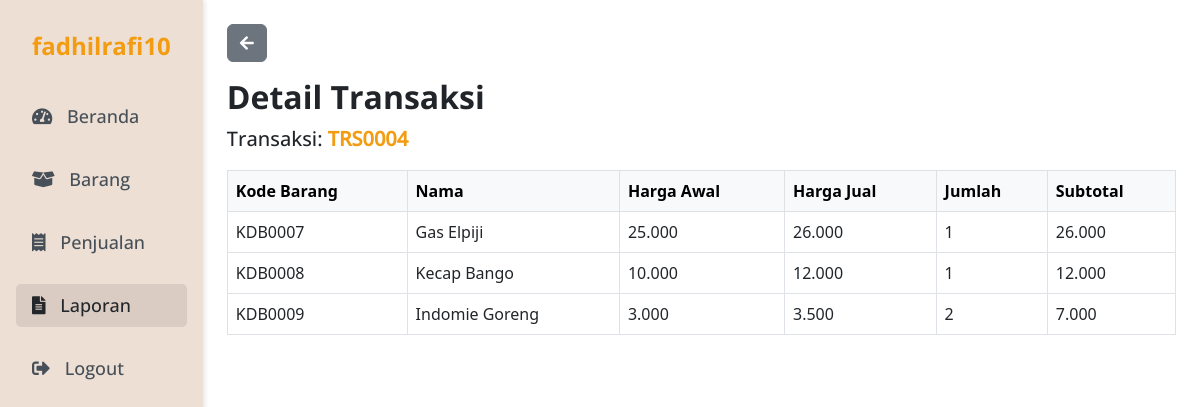
The app's page /pages/laporan/detail.php?no_trans=TRS0004 (signed in) with its own data.
### tables this page shows
CREATE TABLE `thdetail` (
  `id_detail` int(11) NOT NULL,
  `no_trans` varchar(50) NOT NULL,
  `kd_barang` varchar(20) NOT NULL,
  `nama` varchar(100) NOT NULL,
  `hr_awal` int(11) NOT NULL,
  `hr_jual` int(11) NOT NULL,
  `qty` int(11) NOT NULL,
  `subtotal` int(11) NOT NULL
);

### includes/functions.php (called while the page is built, shortened)
<?php
require 'config.php';
function query($query)
{
    global $conn;
    $result = mysqli_query($conn, $query);
    $rows = [];
    while ($row = mysqli_fetch_assoc($result)) {
        $rows[] = $row;
    }
    return $rows;
}

### pages/laporan/detail.php (the view, shortened to what this page needs)
<?php
require '../../includes/functions.php';
$notrans = $_GET['no_trans'];
$details = query("SELECT * FROM thdetail WHERE no_trans = '$notrans'");
?>
<!DOCTYPE html>
<html lang="en">
<head>
    <link rel="stylesheet" href="../../assets/styles/css/bootstrap.min.css">
    <link rel="stylesheet" href="../../assets/styles/style.css">
    <link rel="stylesheet" href="../../assets/fonts/fontawesome-free/css/all.min.css" type="text/css">
</head>
<body>
    <div class="d-flex w-100">
        <div class="sidebar p-3 w-35" id="sidebar">
            <div class="user-profile">
                <h4 class="katabold p-3"><span class="text-session fw-bold"><?= $_SESSION['usernameS']; ?> </span></h4>
            </div>
            <nav class="nav flex-column">
                <a class="nav-link katamedium" href="../index.php">
                    <i class="fas fa-tachometer-alt"></i>
                    Beranda
                </a>
                <a class="nav-link katamedium" href="../barang/barang.php">
                    <i class="fas fa-box-open"></i>
                    Barang
                </a>
                <a class="nav-link katamedium" href="../penjualan/penjualan.php">
                    <i class="fas fa-receipt"></i>
                    Penjualan
                </a>
                <a class="nav-link active katamedium" href="laporan.php">
                    <i class="fas fa-file-alt"></i>
                    Laporan
                </a>
                <a class="nav-link katamedium" href="../logout.php">
                    <i class="fas fa-sign-out-alt"></i>
                    Logout
                </a>
            </nav>
        </div>
        <div class="container p-4 w-65">
            <a href="laporan.php" class="btn btn-secondary mb-3 btnback">
                <i class="fas fa-arrow-left"></i>
            </a>
            <h2 class="katabold1 fs-2">Detail Transaksi</h2>
            <p class="mb-3 katamedium fs-5">Transaksi: <span class="text-session fw-bold"><?= $notrans ?></span></p>
            <table class="table table-bordered">
                <thead class="table-light">
                    <tr>
                        <th scope="col">Kode Barang</th>
                        <th scope="col">Nama</th>
                        <th scope="col">Harga Awal</th>
                        <th scope="col">Harga Jual</th>
                        <th scope="col">Jumlah</th>
                        <th scope="col">Subtotal</th>
                    </tr>
                </thead>
                <?php foreach ($details as $detail) : ?>
                    <tbody>
                        <tr>
                            <td><?= $detail['kd_barang']; ?></td>
                            <td><?= $detail['nama']; ?></td>
                            <td><?= number_format($detail['hr_awal'], 0, ',', '.'); ?></td>
                            <td><?= number_format($detail['hr_jual'], 0, ',', '.'); ?></td>
                            <td><?= $detail['qty']; ?></td>
                            <td><?= number_format($detail['subtotal'], 0, ',', '.'); ?></td>
                        </tr>
                    </tbody>
                <?php endforeach; ?>
            </table>
        </div>
</body>
</html>

### assets/styles/style.css (style rules this page uses)
.katabold { font-family: opensansbold; }
.katabold1 { font-family: opensansbold; }
.katamedium { font-family: opensansmedium; }
.sidebar { background-color: #EDDFD4; min-height: 100vh; box-shadow: 2px 0 5px rgba(0, 0, 0, 0.1); padding-top: 20px; }
.sidebar .nav-link { color: #475058; font-size: 18px; margin: 10px 0; }
.sidebar .nav-link.active { background-color: #DBCCC3; color: #23272b; border-radius: 5px; }
.sidebar .nav-link i { margin-right: 10px; }
.text-session { color: #F39C12 !important; }

### records on screen
thdetail: kd_barang "KDB0007", nama "Gas Elpiji", hr_awal "25.000", hr_jual "26.000", qty "1", subtotal "26.000"
thdetail: kd_barang "KDB0008", nama "Kecap Bango", hr_awal "10.000", hr_jual "12.000", qty "1", subtotal "12.000"
thdetail: kd_barang "KDB0009", nama "Indomie Goreng", hr_awal "3.000", hr_jual "3.500", qty "2", subtotal "7.000"

### other values on screen
$_SESSION['usernameS'] "fadhilrafi10"
$notrans "TRS0004"
